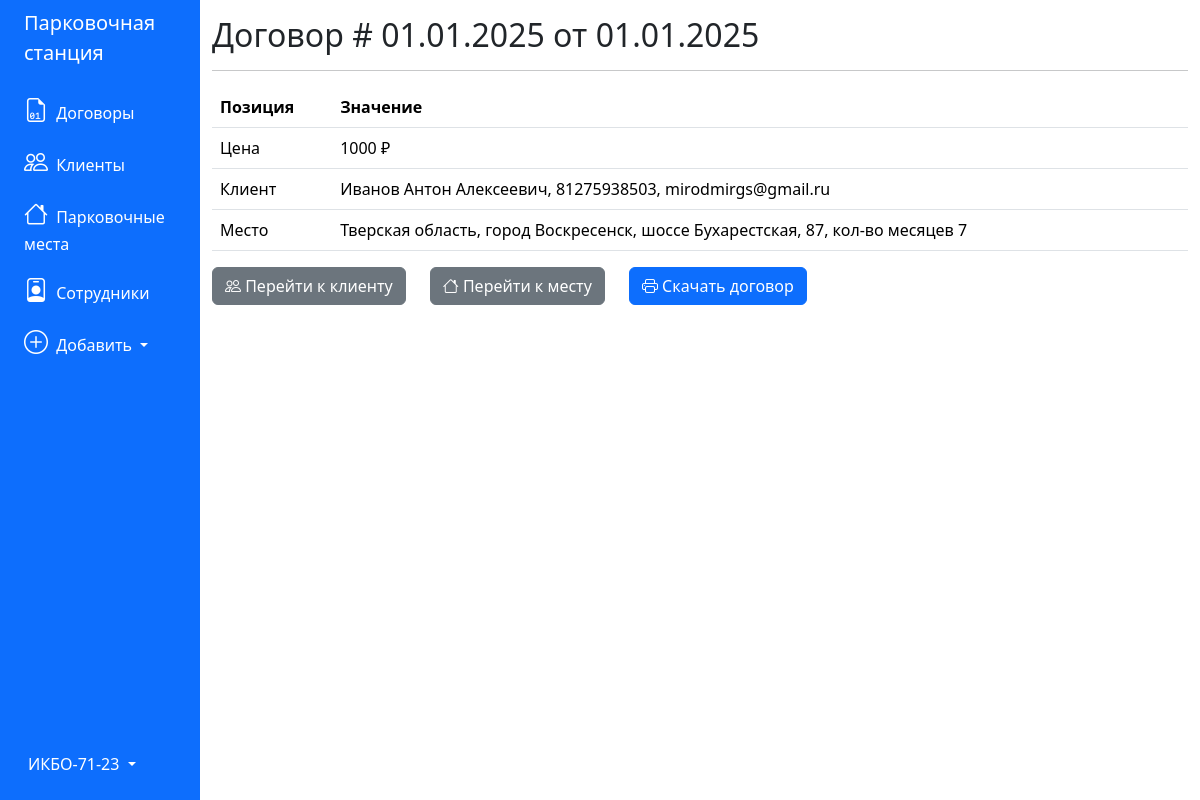
/contract/1, run on the app's committed database.
### tables this page shows
CREATE TABLE 'contracts' (
	'id_contract' INTEGER PRIMARY KEY AUTOINCREMENT,
	'number' TEXT,
	'date' TEXT,
	'deal_status' BLOB,
	'price' INTEGER,
	'event_id' INTEGER,
	'client_id' INTEGER,
	'employee_id' INTEGER
);

CREATE TABLE 'clients' (
	'id_client' INTEGER PRIMARY KEY AUTOINCREMENT,
	'name' TEXT,
	'email' TEXT,
	'phone_number' TEXT,
	'passport' TEXT
);

CREATE TABLE 'events' (
	'id_event' INTEGER PRIMARY KEY AUTOINCREMENT,
	'address' TEXT,
	'people' INTEGER,
    'date' TEXT,
	'description' TEXT,
	'client_id' INTEGER
);

### app.py (the view)
@app.route('/contract/<int:contract_id>')
def contract(contract_id):
    pos = get_contract(contract_id)
    return render_template('contract.html', contract=pos)

### app.py (called while the page is built)
def get_db_connection():
    conn = sqlite3.connect('database.db')
    conn.row_factory = sqlite3.Row
    return conn

def get_contract(item_id):
    conn = get_db_connection()
    item = conn.execute("""SELECT * FROM contracts, events, clients
        WHERE contracts.event_id = events.id_event and contracts.client_id = clients.id_client and contracts.id_contract = ?
                        """, (item_id,)).fetchone()
    conn.close()
    if item is None:
        abort(404)
    return item

### templates/contract.html
{% extends 'base.html' %}
{% block content %}
<h2>{% block title %} Договор # {{ contract['number'] }} от {{ contract['date'] }} {% endblock %}</h2>
<hr>
<table class="table">
    <thead>
        <tr>
            <th scope="col">Позиция</th>
            <th scope="col">Значение</th>
        </tr>
    </thead>
    <tbody>
        <tr>
            <td>Цена</th>
            <td>{{ contract['price'] }} ₽</th>
        </tr>
        <tr>
            <td>Клиент</th>
            <td>{{ contract['name'] }}, {{ contract['phone_number'] }}, {{ contract['email'] }}</th>
        </tr>
        <tr>
            <td>Место</th>
            <td>{{ contract['address'] }}, кол-во месяцев {{ contract['people'] }}
        </tr>
    </tbody>
</table>
<div class="row">
    <div class="col-auto">
        <a href="/clients">
            <button type="submit" class="btn btn-secondary"><i class="bi-people"></i> Перейти к клиенту</button>
        </a>
    </div>
    <div class="col-auto">
        <a href="{{ url_for('event', event_id=contract['id_event']) }}">
            <button type="submit" class="btn btn-secondary"><i class="bi-house"></i> Перейти к месту</button>
        </a>
    </div>
    <div class="col-auto">
        <a href="{{ url_for('generate_contract', id_contract=contract['id_contract']) }}">
            <button type="submit" class="btn btn-primary"><i class="bi-printer"></i> Скачать договор</button>
        </a>
    </div>
</div>
{% endblock %}

### data on the page
contracts: number "01.01.2025", date "01.01.2025", price "1000"
clients: name "Иванов Антон Алексеевич", phone_number "81275938503", email "mirodmirgs@gmail.ru"
events: address "Тверская область, город Воскресенск, шоссе Бухарестская, 87", people "7"
